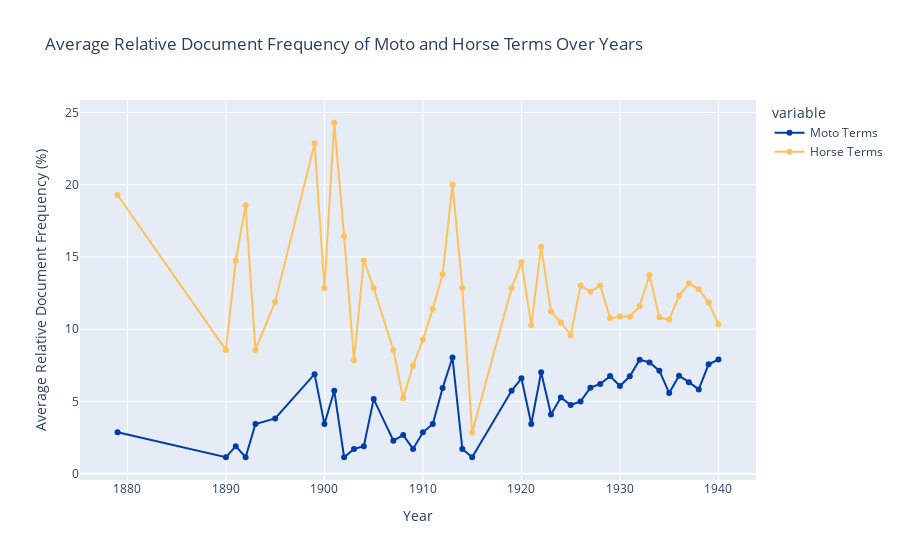

The notebook cell this image was saved under:
### Code cell
# now let's plot this using plotly express
moto_color = "rgb(0, 61, 165)" # Pantone 293
horse_color = "rgb(255, 194, 90)" # complimentary color to Pantone 293
print(f"moto_color: {moto_color}")
print(f"horse_color: {horse_color}")
fig = px.line(avg_relative_df, x='year', y=['moto_average', 'horse_average'],
              labels={'value': 'Average Relative Document Frequency (%)', 'year': 'Year'},
              title='Average Relative Document Frequency of Moto and Horse Terms Over Years',
              markers=True)
# update colors
fig.update_traces(line=dict(width=2))
fig.update_traces(selector=dict(name='moto_average'), line=dict(color=moto_color), name='Moto Terms')
fig.update_traces(selector=dict(name='horse_average'), line=dict(color=horse_color), name='Horse Terms')
# show the figure
fig.show()

### Figure 1 — Plotly figure (JSON) as saved in the notebook; plotly's stock layout.template omitted (floating-point values rounded to 4 significant figures)
{"data": [{"hovertemplate": "variable=moto_average<br>Year=%{x}<br>Average Relative Document Frequency (%)=%{y}<extra></extra>", "legendgroup": "moto_average", "line": {"color": "rgb(0, 61, 165)", "dash": "solid", "width": 2}, "marker": {"symbol": "circle"}, "mode": "lines+markers", "name": "Moto Terms", "orientation": "v", "showlegend": true, "type": "scatter", "x": [1879, 1890, 1891, 1892, 1893, 1895, 1899, 1900, 1901, 1902, 1903, 1904, 1905, 1907, 1908, 1909, 1910, 1911, 1912, 1913, 1914, 1915, 1919, 1920, 1921, 1922, 1923, 1924, 1925, 1926, 1927, 1928, 1929, 1930, 1931, 1932, 1933, 1934, 1935, 1936, 1937, 1938, 1939, 1940], "xaxis": "x", "y": [2.874, 1.149, 1.916, 1.149, 3.448, 3.831, 6.897, 3.448, 5.747, 1.149, 1.724, 1.916, 5.172, 2.299, 2.682, 1.724, 2.874, 3.448, 5.939, 8.046, 1.724, 1.149, 5.747, 6.609, 3.448, 7.024, 4.105, 5.287, 4.762, 5.003, 5.963, 6.22, 6.761, 6.075, 6.747, 7.893, 7.711, 7.138, 5.588, 6.794, 6.343, 5.843, 7.578, 7.902], "yaxis": "y"}, {"hovertemplate": "variable=horse_average<br>Year=%{x}<br>Average Relative Document Frequency (%)=%{y}<extra></extra>", "legendgroup": "horse_average", "line": {"color": "rgb(255, 194, 90)", "dash": "solid", "width": 2}, "marker": {"symbol": "circle"}, "mode": "lines+markers", "name": "Horse Terms", "orientation": "v", "showlegend": true, "type": "scatter", "x": [1879, 1890, 1891, 1892, 1893, 1895, 1899, 1900, 1901, 1902, 1903, 1904, 1905, 1907, 1908, 1909, 1910, 1911, 1912, 1913, 1914, 1915, 1919, 1920, 1921, 1922, 1923, 1924, 1925, 1926, 1927, 1928, 1929, 1930, 1931, 1932, 1933, 1934, 1935, 1936, 1937, 1938, 1939, 1940], "xaxis": "x", "y": [19.29, 8.571, 14.76, 18.57, 8.571, 11.9, 22.86, 12.86, 24.29, 16.43, 7.857, 14.76, 12.86, 8.571, 5.238, 7.5, 9.286, 11.43, 13.81, 20, 12.86, 2.857, 12.86, 14.64, 10.29, 15.71, 11.22, 10.48, 9.592, 13.03, 12.59, 13.03, 10.76, 10.88, 10.87, 11.62, 13.75, 10.83, 10.67, 12.32, 13.17, 12.78, 11.85, 10.36], "yaxis": "y"}], "layout": {"legend": {"title": {"text": "variable"}, "tracegroupgap": 0}, "title": {"text": "Average Relative Document Frequency of Moto and Horse Terms Over Years"}, "xaxis": {"anchor": "y", "domain": [0, 1], "title": {"text": "Year"}}, "yaxis": {"anchor": "x", "domain": [0, 1], "title": {"text": "Average Relative Document Frequency (%)"}}}}
